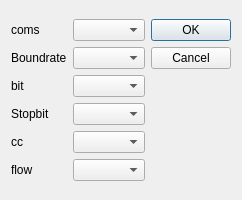
<?xml version="1.0" encoding="UTF-8"?>
<ui version="4.0">
 <class>Dialog</class>
 <widget class="QDialog" name="Dialog">
  <property name="geometry">
   <rect>
    <x>0</x>
    <y>0</y>
    <width>230</width>
    <height>200</height>
   </rect>
  </property>
  <property name="maximumSize">
   <size>
    <width>230</width>
    <height>200</height>
   </size>
  </property>
  <property name="windowTitle">
   <string>Dialog</string>
  </property>
  <layout class="QFormLayout" name="formLayout">
   <item row="0" column="0">
    <layout class="QGridLayout" name="gridLayout">
     <item row="8" column="0">
      <widget class="QLabel" name="label_5">
       <property name="text">
        <string>flow</string>
       </property>
      </widget>
     </item>
     <item row="4" column="1">
      <widget class="QComboBox" name="comboBox_cc"/>
     </item>
     <item row="3" column="1">
      <widget class="QComboBox" name="comboBox_stopbit"/>
     </item>
     <item row="1" column="1">
      <widget class="QComboBox" name="comboBox_boundrate"/>
     </item>
     <item row="2" column="1">
      <widget class="QComboBox" name="comboBox_bits"/>
     </item>
     <item row="2" column="0">
      <widget class="QLabel" name="label_2">
       <property name="text">
        <string>bit</string>
       </property>
      </widget>
     </item>
     <item row="4" column="0">
      <widget class="QLabel" name="label_4">
       <property name="text">
        <string>cc</string>
       </property>
      </widget>
     </item>
     <item row="3" column="0">
      <widget class="QLabel" name="label_3">
       <property name="text">
        <string>Stopbit</string>
       </property>
      </widget>
     </item>
     <item row="1" column="0">
      <widget class="QLabel" name="label">
       <property name="text">
        <string>Boundrate</string>
       </property>
      </widget>
     </item>
     <item row="8" column="1">
      <widget class="QComboBox" name="comboBox_flow"/>
     </item>
     <item row="0" column="1">
      <widget class="QComboBox" name="comboBox_serialList"/>
     </item>
     <item row="0" column="0">
      <widget class="QLabel" name="label_6">
       <property name="text">
        <string>coms</string>
       </property>
      </widget>
     </item>
    </layout>
   </item>
   <item row="0" column="1">
    <widget class="QDialogButtonBox" name="buttonBox">
     <property name="orientation">
      <enum>Qt::Vertical</enum>
     </property>
     <property name="standardButtons">
      <set>QDialogButtonBox::Cancel|QDialogButtonBox::Ok</set>
     </property>
    </widget>
   </item>
  </layout>
 </widget>
 <resources/>
 <connections>
  <connection>
   <sender>buttonBox</sender>
   <signal>accepted()</signal>
   <receiver>Dialog</receiver>
   <slot>accept()</slot>
   <hints>
    <hint type="sourcelabel">
     <x>248</x>
     <y>254</y>
    </hint>
    <hint type="destinationlabel">
     <x>157</x>
     <y>274</y>
    </hint>
   </hints>
  </connection>
  <connection>
   <sender>buttonBox</sender>
   <signal>rejected()</signal>
   <receiver>Dialog</receiver>
   <slot>reject()</slot>
   <hints>
    <hint type="sourcelabel">
     <x>316</x>
     <y>260</y>
    </hint>
    <hint type="destinationlabel">
     <x>286</x>
     <y>274</y>
    </hint>
   </hints>
  </connection>
 </connections>
</ui>
